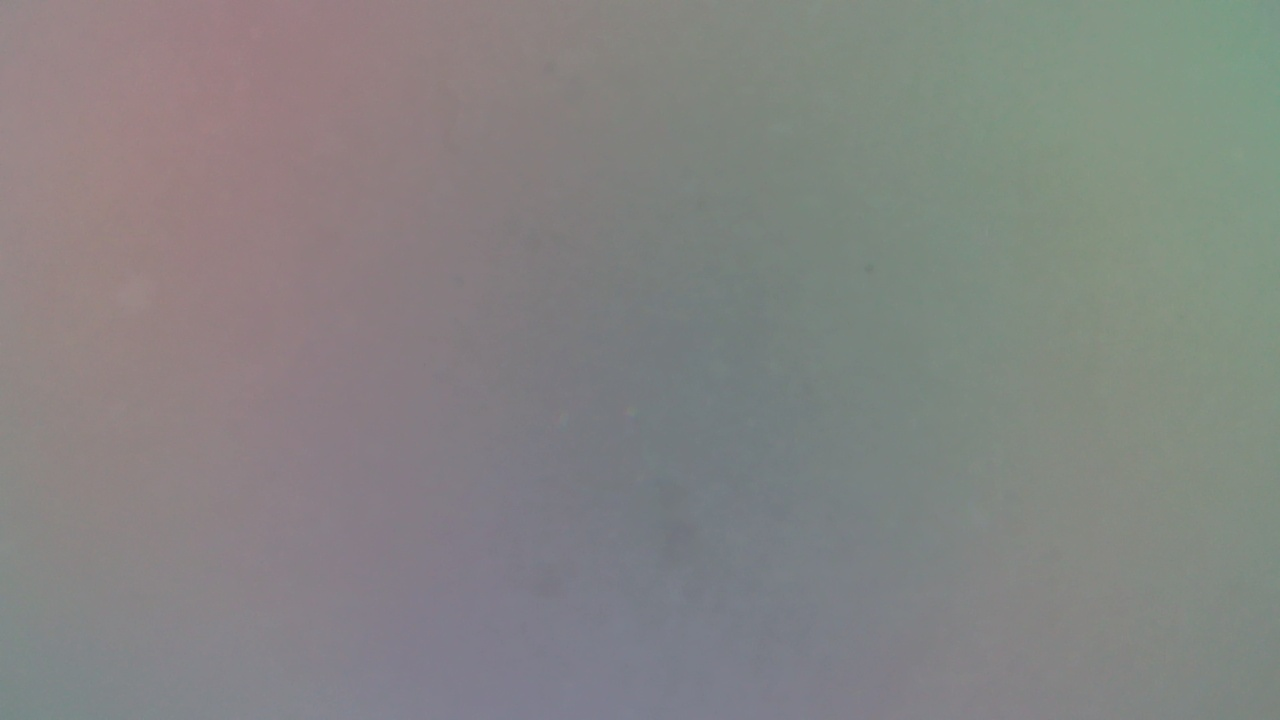
#> input picture img/set3/p1.jpg, 1280 x 720 px
$ python test0_contact_detect.py
#> lines starting #> are read from the running program, lines starting #| are printed output that depends on the picture; after the words box and inside, x2 and y2 are one past the last pixel; in counts of white or black regions, pixels touching at a corner belong together
import cv2
import numpy as np
import matplotlib.pyplot as plt

# import background and contact image
bg_img = cv2.imread("./img/set3/p1.jpg")
#> bg_img is the input picture: shape (720, 1280, 3); mean B, G, R 130.7, 132.3, 132.6
raw_img = cv2.imread("./img/set3/p2.jpg")
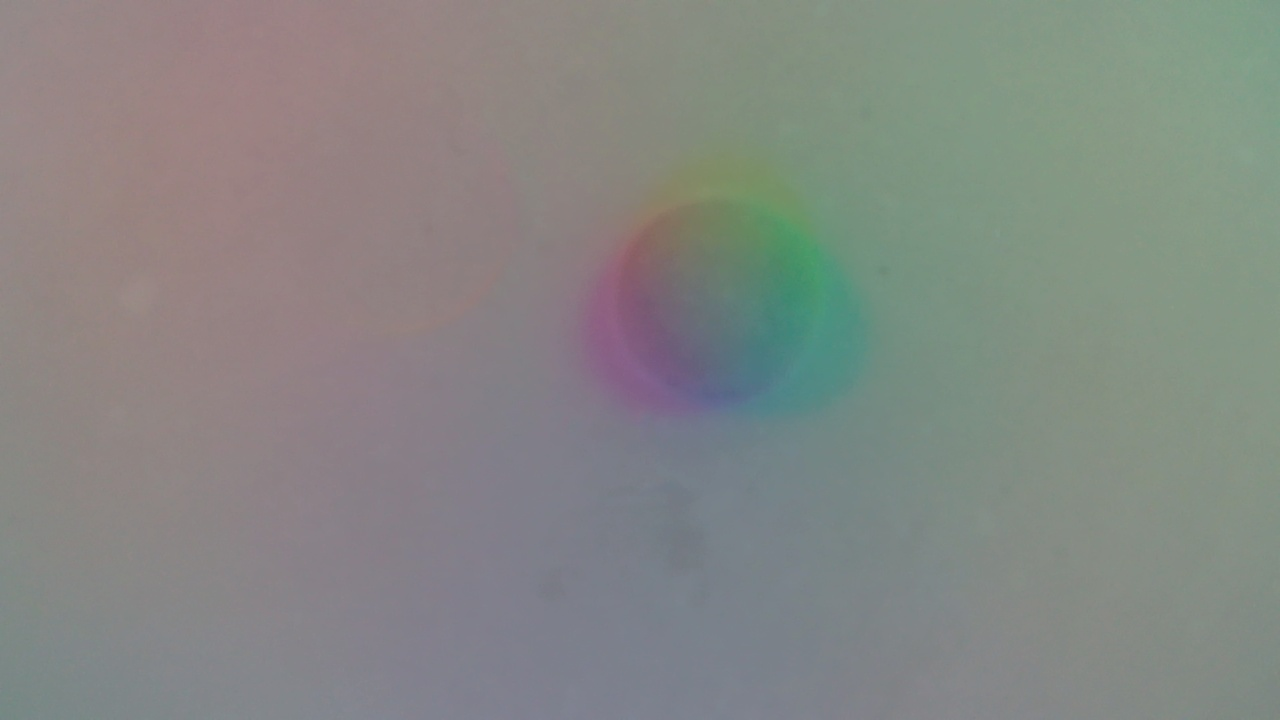
#> input picture img/set3/p2.jpg, 1280 x 720 px
#> raw_img is the input picture: shape (720, 1280, 3); mean B, G, R 131.6, 135.3, 132.7
bg_img = cv2.GaussianBlur(bg_img, (3, 3), 0)
raw_img = cv2.GaussianBlur(raw_img, (3, 3), 0)

# rough estimation of contact zone using diff_img
diff_img = np.max(np.abs(raw_img.astype(np.float32) - bg_img),axis = 2)
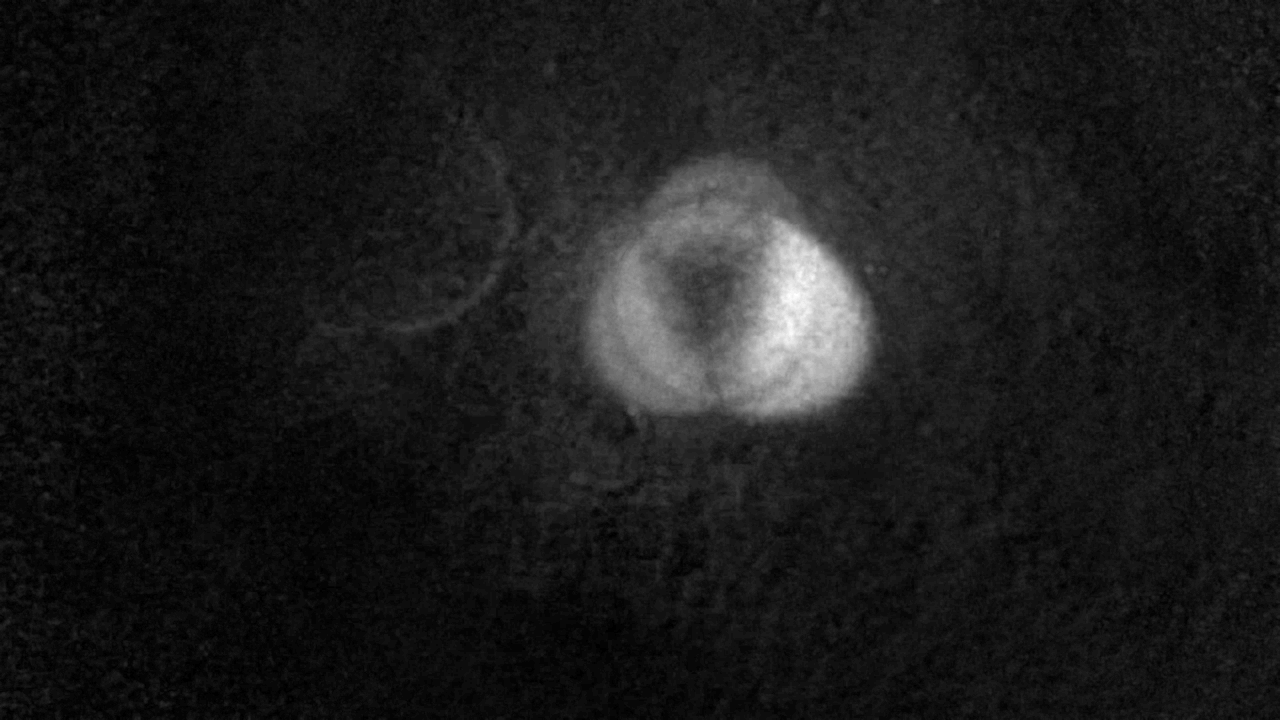
#> diff_img: shape (720, 1280) float32; min 0, max 57, mean 6.3; drawn with min black and max white
contact_mask = (diff_img > 20).astype(np.uint8)
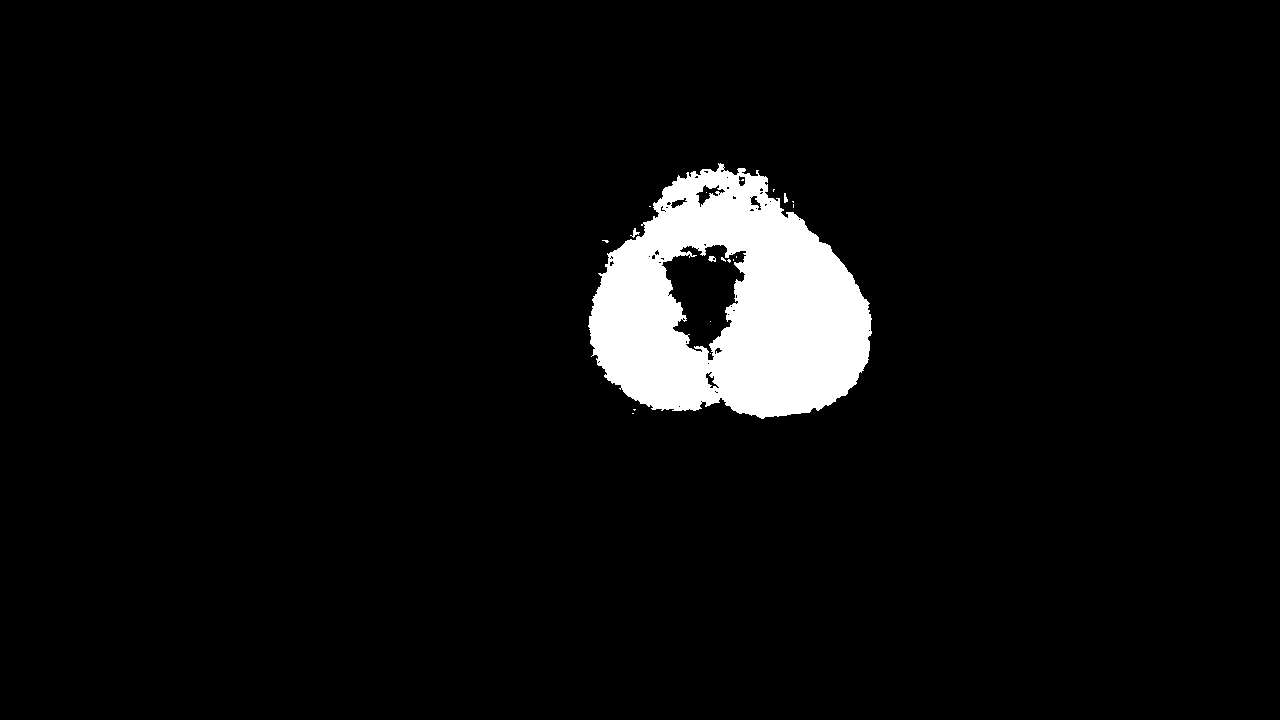
#> contact_mask: shape (720, 1280); values 0 (black) and 1 (white), 5% white; 19 white regions (15 under 20 px)
contours, _ = cv2.findContours(contact_mask,cv2.RETR_TREE,cv2.CHAIN_APPROX_SIMPLE)
#> contours = 73 contours, 63 with area under 20; largest, box (x1, y1, x2, y2) and area: (588, 163, 872, 419) 51102, (661, 244, 747, 361) 5660, (695, 184, 726, 208) 260, (705, 371, 720, 389) 102, (670, 197, 688, 209) 91
areas = [cv2.contourArea(c) for c in contours]
#> areas = 73 values, max 51101.5 at index 9, min 0 at index 0, mean 791
sorted_areas = np.sort(areas)
#> sorted_areas = 73 values from 0 to 51101.5
cnt = contours[areas.index(sorted_areas[-1])] #the biggest contour
#> cnt = contour of 617 points, box (x1, y1, x2, y2) (588, 163, 872, 419), area 51102
(x, y), radius = cv2.minEnclosingCircle(cnt)
#> x = 730.1; y = 309.2; radius = 146.7
center = (int(x),int(y))
#> center = (730, 309)
radius = int(radius)
#> radius = 146
height, width = diff_img.shape[0:2]
#> height = 720; width = 1280

# precise location of contact zone by hand
key = -1
while key != 108: # l
    center = (int(x), int(y))
    radius = int(radius)
    im2show = cv2.circle(np.array(raw_img), center, radius, (0, 40, 0), 2)
    cv2.imshow('contact zone', im2show.astype(np.uint8))
    key = cv2.waitKey(0)
#> (key Esc is pressed here)
    if key == 119: # w
        y -= 1
    elif key == 115: # s
        y += 1
    elif key == 97: # a
        x -= 1
    elif key == 100: # d
        x += 1
    elif key == 106: # j
        radius += 1
    elif key == 107: # k
        radius -= 1

# create a numpy array for masking
contact_mask = np.zeros_like(contact_mask)
cv2.circle(contact_mask, center, radius, (1), -1)
'''
# show contact mask for confirmation
plt.title("masking area")
display = contact_mask
plt.imshow(display, origin='lower', extent=[0, width, 0, height])
plt.colorbar()
plt.show()
'''
# crop to square size
x, y, radius = int(x), int(y), int(radius)
raw_img = raw_img[y-radius : y+radius, x-radius : x+radius]
bg_img = bg_img[y-radius : y+radius, x-radius : x+radius]
contact_mask = contact_mask[y-radius : y+radius, x-radius : x+radius]

# save calibration parameters
cv2.imwrite("./testing/bg_img.jpg", bg_img)
cv2.imwrite("./testing/raw_img.jpg", raw_img)
np.save("./calibration/contact_mask.npy", contact_mask)
print("saving successful")
